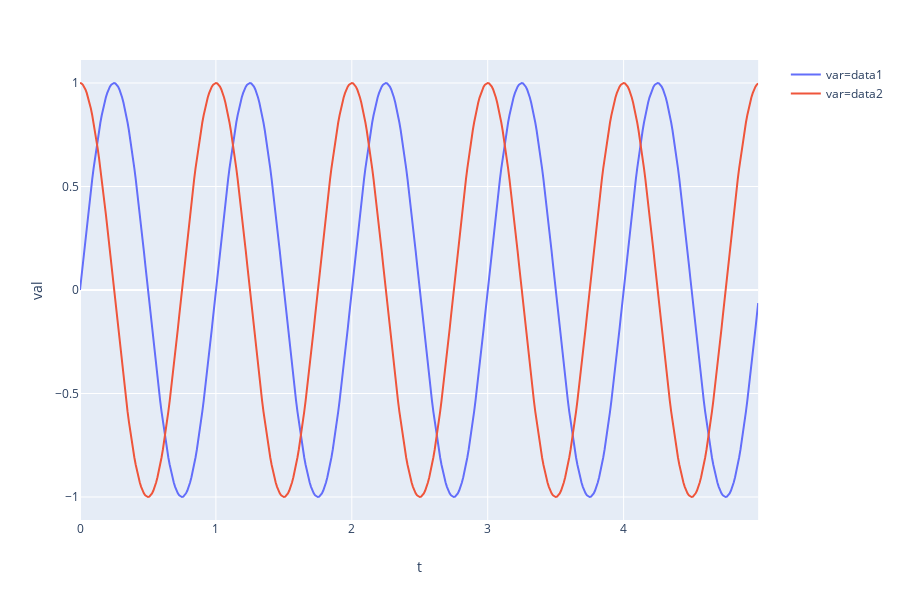

Notebook code cell kept with this figure:
### Code cell
fig = px.line(
        df_melted,
        x='t',
        y='val',
        color='var',
        hover_name='var',
        render_mode="svg"
    )
fig.show()

### Figure 1 — Plotly figure (JSON) as saved in the notebook; plotly's stock layout.template omitted (floating-point values rounded to 4 significant figures; data arrays with more than 128 entries replaced by an {"elided": "..."} marker saying what was removed)
{"data": [{"hoverlabel": {"namelength": 0}, "hovertemplate": "<b>%{hovertext}</b><br><br>var=data1<br>t=%{x}<br>val=%{y}", "hovertext": {"elided": "500 str values"}, "legendgroup": "var=data1", "line": {"color": "#636efa", "dash": "solid"}, "mode": "lines", "name": "var=data1", "showlegend": true, "type": "scatter", "x": {"elided": "500 float values"}, "xaxis": "x", "y": {"elided": "500 float values"}, "yaxis": "y"}, {"hoverlabel": {"namelength": 0}, "hovertemplate": "<b>%{hovertext}</b><br><br>var=data2<br>t=%{x}<br>val=%{y}", "hovertext": {"elided": "500 str values"}, "legendgroup": "var=data2", "line": {"color": "#EF553B", "dash": "solid"}, "mode": "lines", "name": "var=data2", "showlegend": true, "type": "scatter", "x": {"elided": "500 float values"}, "xaxis": "x", "y": {"elided": "500 float values"}, "yaxis": "y"}], "layout": {"height": 600, "legend": {"tracegroupgap": 0}, "margin": {"t": 60}, "xaxis": {"anchor": "y", "domain": [0, 0.98], "title": {"text": "t"}}, "yaxis": {"anchor": "x", "domain": [0, 1], "title": {"text": "val"}}}}
